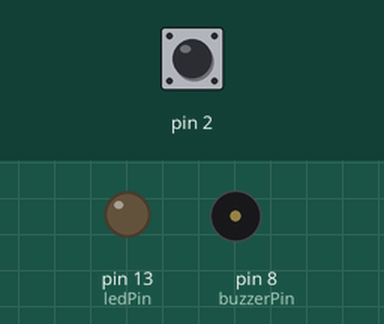
Recording of a sketch running on a simulated Arduino Uno, built with avr-gcc and run on an emulated ATmega328P. Parts: output pins drawn as LEDs (lit = HIGH), buzzer (waves = sounding). The inputs (shaded band) are chosen by the test bench; at power-on: pin 2 HIGH.

Above: at 1.2 s.
1.3 s: pin 2 pulled LOW for 0.15 s
At 2.4 s:
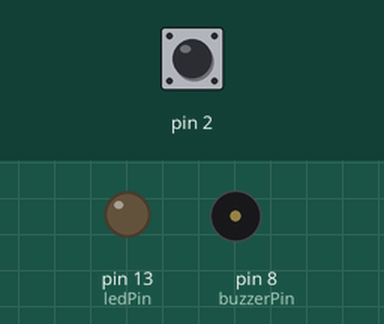
2.9 s: pin 2 pulled LOW for 3.2 s
At 3.1 s:
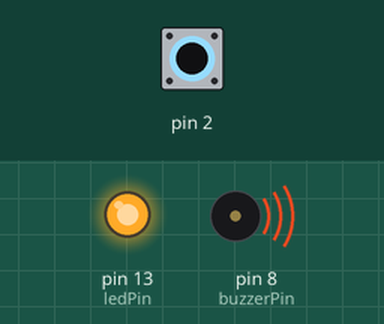
Timing chart, 0 to 7.7 s (numbered marks = the images above; inputs shaded):
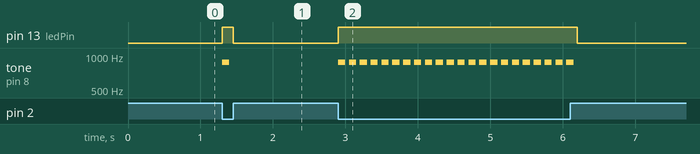

Measured:
- after the input at 1.3 s, pin 13 (ledPin): LOW → HIGH at once, → LOW 0.15 s later; tone on pin 8 (buzzerPin): silent → 880 Hz at once, → silent 0.10 s later
- after the input at 2.9 s, pin 13 (ledPin): LOW → HIGH at once, → LOW 3.3 s later; tone on pin 8 (buzzerPin): alternates 880 Hz for 0.10 s and silent for 0.05 s, 44 changes in all, then stays silent, starting at once

The sketch:

tilt_switch.ino
```cpp
#include "pitches.h"

const int ledPin = 13;
const int buzzerPin = 8;

void setup() {
  pinMode(ledPin, OUTPUT);
  pinMode(buzzerPin, OUTPUT);
  pinMode(2, INPUT);
  digitalWrite(2, HIGH);
}

void loop() {
  int digitalVal = digitalRead(2);
  if (HIGH == digitalVal) {
    digitalWrite(ledPin, LOW);
    noTone(buzzerPin);
  } else {
    digitalWrite(ledPin, HIGH);
    tone(buzzerPin, NOTE_A5, 100);
    delay(150);
    noTone(buzzerPin);
  }
}
```
